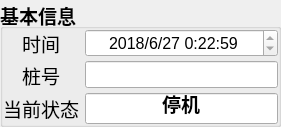
        <widget class="QGroupBox" name="basicInfo_GroupBox">
         <property name="font">
          <font>
           <family>Microsoft YaHei UI</family>
           <pointsize>14</pointsize>
           <weight>75</weight>
           <bold>true</bold>
          </font>
         </property>
         <property name="title">
          <string>基本信息</string>
         </property>
         <layout class="QFormLayout" name="formLayout">
          <property name="labelAlignment">
           <set>Qt::AlignCenter</set>
          </property>
          <property name="formAlignment">
           <set>Qt::AlignLeading|Qt::AlignLeft|Qt::AlignVCenter</set>
          </property>
          <property name="verticalSpacing">
           <number>3</number>
          </property>
          <property name="leftMargin">
           <number>0</number>
          </property>
          <property name="topMargin">
           <number>0</number>
          </property>
          <property name="rightMargin">
           <number>0</number>
          </property>
          <property name="bottomMargin">
           <number>0</number>
          </property>
          <item row="0" column="0">
           <widget class="QLabel" name="label">
            <property name="font">
             <font>
              <family>Microsoft YaHei UI</family>
              <pointsize>14</pointsize>
              <weight>50</weight>
              <bold>false</bold>
             </font>
            </property>
            <property name="text">
             <string>时间</string>
            </property>
           </widget>
          </item>
          <item row="0" column="1">
           <widget class="QDateTimeEdit" name="dateTimeEdit">
            <property name="font">
             <font>
              <family>Microsoft YaHei UI</family>
              <pointsize>12</pointsize>
              <weight>50</weight>
              <bold>false</bold>
             </font>
            </property>
            <property name="alignment">
             <set>Qt::AlignCenter</set>
            </property>
            <property name="readOnly">
             <bool>true</bool>
            </property>
            <property name="date">
             <date>
              <year>2018</year>
              <month>6</month>
              <day>27</day>
             </date>
            </property>
            <property name="time">
             <time>
              <hour>0</hour>
              <minute>22</minute>
              <second>59</second>
             </time>
            </property>
            <property name="displayFormat">
             <string>yyyy/M/d H:mm:ss</string>
            </property>
           </widget>
          </item>
          <item row="1" column="0">
           <widget class="QLabel" name="label_2">
            <property name="font">
             <font>
              <family>Microsoft YaHei UI</family>
              <pointsize>14</pointsize>
              <weight>50</weight>
              <bold>false</bold>
             </font>
            </property>
            <property name="text">
             <string>桩号</string>
            </property>
           </widget>
          </item>
          <item row="1" column="1">
           <widget class="QLineEdit" name="mileage_LineEdit">
            <property name="font">
             <font>
              <family>Microsoft YaHei UI</family>
              <pointsize>12</pointsize>
              <weight>50</weight>
              <bold>false</bold>
             </font>
            </property>
            <property name="text">
             <string/>
            </property>
            <property name="alignment">
             <set>Qt::AlignCenter</set>
            </property>
            <property name="readOnly">
             <bool>true</bool>
            </property>
           </widget>
          </item>
          <item row="2" column="0">
           <widget class="QLabel" name="label_5">
            <property name="font">
             <font>
              <family>Microsoft YaHei UI</family>
              <pointsize>14</pointsize>
              <weight>50</weight>
              <bold>false</bold>
             </font>
            </property>
            <property name="text">
             <string>当前状态</string>
            </property>
           </widget>
          </item>
          <item row="2" column="1">
           <widget class="QLineEdit" name="status_LineEdit">
            <property name="font">
             <font>
              <family>Microsoft YaHei UI</family>
              <pointsize>14</pointsize>
              <weight>75</weight>
              <bold>true</bold>
             </font>
            </property>
            <property name="text">
             <string>停机</string>
            </property>
            <property name="alignment">
             <set>Qt::AlignCenter</set>
            </property>
            <property name="readOnly">
             <bool>true</bool>
            </property>
           </widget>
          </item>
         </layout>
        </widget>
